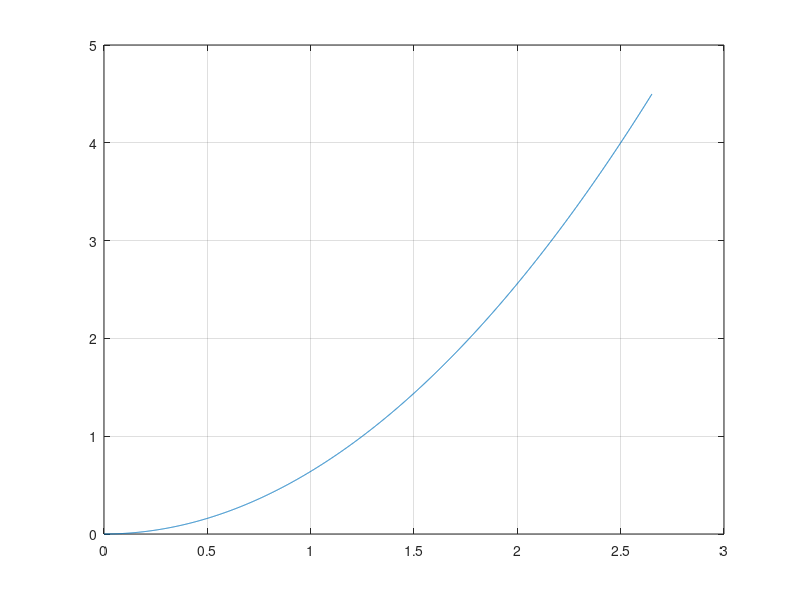

The MATLAB script that drew this image: (Note: this script raises an error after producing the figure.)
clear all;clc;close all;



%% Input

p_min = 0.5;
f_agent =22.9183;   %hz


grad_start_rel_p = -100;
grad_start_rel_v = -10;
action_weight = 1.55;


n_r = 3;
reward_duration = -6*(1/f_agent);

p_max = 4.5; % m
a_max = 1.28; % m/s
max_pitch = deg2rad(21.377);
delta_pitch = deg2rad(7.1257);

dt = 0.001;

t_max = sqrt(2*p_max/a_max);
contraction_factor = 0.8;

% timesteps = [linspace(0.913,t_max,m+1)] ;

%% Calc



%time for plotting
t = 0:dt:t_max;

%Decisive for goal state
t_p_min = sqrt(2*p_min/a_max);
% t_v_min = v_min / a_max;

% t_min = min([t_p_min,t_v_min]);
t_min = t_p_min;

timesteps = [t_max];
i = 1;
%build t_vec
while t_min < min(timesteps)
%     t_new = (timesteps(end))*contraction_factor;
%     timesteps = [timesteps;t_new];
    timesteps = [contraction_factor*timesteps(1);timesteps];
    
     i = i+1;
end

timesteps_pos = timesteps;
timesteps_vel = timesteps;

timesteps_pos(timesteps < t_p_min) = t_p_min;
% timesteps_vel(timesteps < t_v_min) = t_v_min;

% timesteps_pos = [contraction_factor*min(timesteps_pos);timesteps_pos];
% timesteps_vel = [contraction_factor*min(timesteps_vel);timesteps_vel];
% timesteps = [contraction_factor*min(timesteps);timesteps];
%% Vis
v_max = a_max*t_max;
s = (1/2)*a_max*t.^2;
v = a_max*t;

figure('name','determine t discretization for goal state')
plot(t,s)
hold on
grid on
yyaxis right
ylabel("v_x [m/s]")
plot(t,v)
xlabel("t [s]")
yyaxis left
ylabel("p_x [m]")
plot(timesteps,(1/2)*a_max*timesteps_pos.^2,'o')

yyaxis right
plot(timesteps,a_max*timesteps_vel,'o')
title("Discretization")



% Determine the values

   p_steps = ((1/2)*a_max*timesteps_pos.^2)/p_max;
   v_steps = (a_max*timesteps_vel)/v_max;
   a_steps = ones(size(timesteps));
    
p_steps_string = num2str(p_steps',' %.4f,');
v_steps_string = num2str(v_steps',' %.4f,');
a_steps_string = num2str(a_steps',' %.4f,');
p_steps_string = p_steps_string(1:end-1);
v_steps_string = v_steps_string(1:end-1);
a_steps_string = a_steps_string(1:end-1);

p_steps_string
v_steps_string
a_steps_string



%compute the max reward in one timestep
reward_rel_pos_max = abs(grad_start_rel_p)*(1/f_agent)*v_steps;
reward_rel_vel_max = abs(grad_start_rel_v)*(1/f_agent)*a_steps;
reward_rel_action_max = (action_weight/max_pitch)*delta_pitch*v_steps;
 reward_duration_max = reward_duration* v_steps;

max_reward_per_step = flip(reward_rel_pos_max + reward_rel_vel_max + reward_rel_action_max+reward_duration_max);
% max_reward_per_step = flip(reward_rel_pos_max + reward_rel_vel_max + reward_rel_action_max);

reward_ratio = [];
for i = 1:1:max(size(max_reward_per_step))-1
    reward_ratio = [reward_ratio,max_reward_per_step(i+1)/max_reward_per_step(i)]; 
end

reward_ratio_string = num2str(reward_ratio,' %.4f,');
reward_ratio_string = reward_ratio_string(1:end-1)


function a = a(t)
% Function computes the value of a at a given


end
